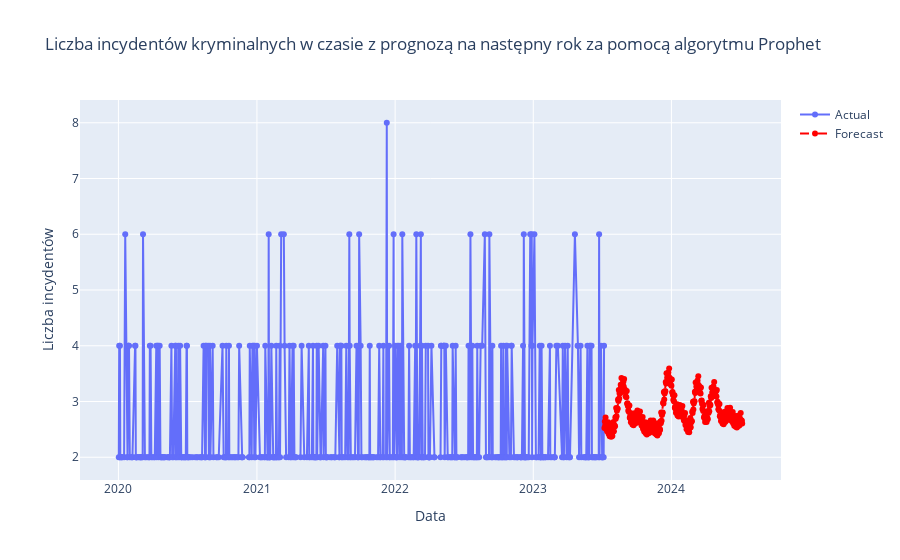

The code cell stored with this chart in its notebook:
### Code cell
import pandas as pd
import numpy as np
import matplotlib.pyplot as plt
from prophet import Prophet
import plotly.graph_objects as go



df['Date'] = pd.to_datetime(df[['Year', 'Month', 'Day']])

# Grupowanie i agregacja danych
df_grouped = df.groupby('Date')['IncidentCount'].sum().reset_index()

# Przygotowanie danych do modelu Prophet
df_grouped.rename(columns={'Date': 'ds', 'IncidentCount': 'y'}, inplace=True)

# Dopasowanie modelu Prophet
model = Prophet()
model.fit(df_grouped)

# Prognoza na następny rok
future_dates = model.make_future_dataframe(periods=365)
forecast = model.predict(future_dates)

# Wykres szeregu czasowego z prognozą
fig = go.Figure()

# Dodanie rzeczywistych danych
fig.add_trace(go.Scatter(x=df_grouped['ds'], y=df_grouped['y'], mode='lines+markers', name='Actual'))

# Dodanie prognoz
forecast_future = forecast[forecast['ds'] > df_grouped['ds'].max()]
fig.add_trace(go.Scatter(x=forecast_future['ds'], y=forecast_future['yhat'], mode='lines+markers', name='Forecast', line=dict(color='red', dash='dash')))

# Aktualizacja układu wykresu
fig.update_layout(title='Liczba incydentów kryminalnych w czasie z prognozą na następny rok za pomocą algorytmu Prophet', xaxis_title='Data', yaxis_title='Liczba incydentów')

# Wyświetlenie wykresu
fig.show()

# Zapisywanie wykresu do pliku HTML
fig.write_html("forecast_plot1_3.html")

### Figure 1 — Plotly figure (JSON) as saved in the notebook; plotly's stock layout.template omitted (floating-point values rounded to 4 significant figures; data arrays with more than 128 entries replaced by an {"elided": "..."} marker saying what was removed)
{"data": [{"mode": "lines+markers", "name": "Actual", "type": "scatter", "x": {"elided": "508 str values"}, "y": {"elided": "508 int values"}}, {"line": {"color": "red", "dash": "dash"}, "mode": "lines+markers", "name": "Forecast", "type": "scatter", "x": {"elided": "365 str values"}, "y": {"elided": "365 float values"}}], "layout": {"title": {"text": "Liczba incydentów kryminalnych w czasie z prognozą na następny rok za pomocą algorytmu Prophet"}, "xaxis": {"title": {"text": "Data"}}, "yaxis": {"title": {"text": "Liczba incydentów"}}}}
